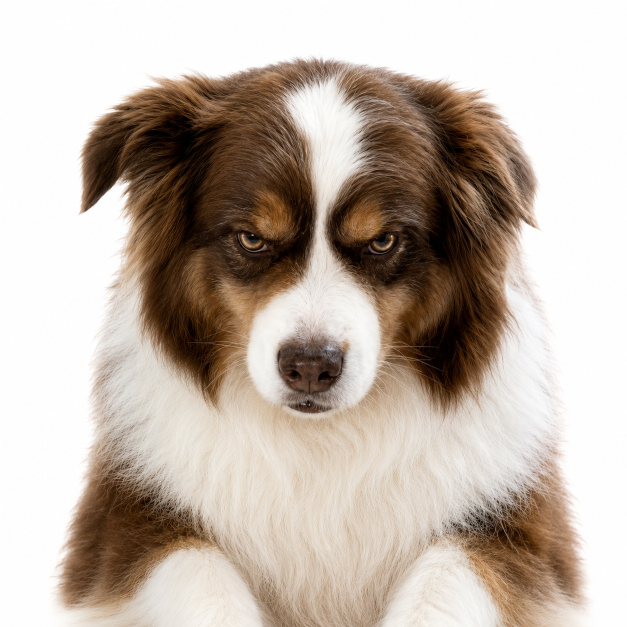
#> input picture memes/angry.png, 1254 x 1254 px, given in place of idle.png, which was not available (shown at 1/2 size)
$ python make_screenshots.py
#> lines starting #> are read from the running program, lines starting #| are printed output that depends on the picture; after the words box and inside, x2 and y2 are one past the last pixel; in counts of white or black regions, pixels touching at a corner belong together; pictures that were not available may be replaced by others from this repository, and a replacement may not be noted
#> in render_screenshot, meme is the input picture: shape (1254, 1254, 3); mean B, G, R 169.4, 179.9, 192.4
"""
Generate README screenshots — mock-up of the live UI without using anyone's webcam.
The webcam thumbnail is replaced by a neutral placeholder so screenshots don't include
the user's face.

Run from project root:
    python tools/make_screenshots.py
"""

from pathlib import Path

import cv2
import numpy as np

ROOT = Path(__file__).resolve().parent.parent
MEMES = ROOT / "memes"
OUT = ROOT / "docs" / "screenshots"


def composite_meme(canvas, meme_img, x, y, side):
#> called with x = 310, y = 30, side = 660
    img = cv2.resize(meme_img, (side, side), interpolation=cv2.INTER_AREA)
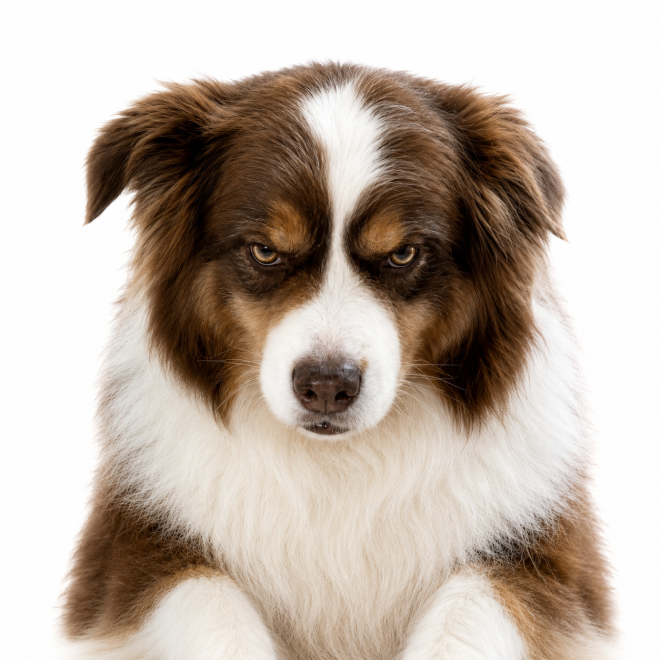
#> img: shape (660, 660, 3); mean B, G, R 169.4, 179.9, 192.4
    if img.shape[2] == 4:
        alpha = img[:, :, 3:4].astype(np.float32) / 255.0
        rgb = img[:, :, :3].astype(np.float32)
        roi = canvas[y:y + side, x:x + side].astype(np.float32)
        canvas[y:y + side, x:x + side] = (rgb * alpha + roi * (1 - alpha)).astype(np.uint8)
    else:
        canvas[y:y + side, x:x + side] = img
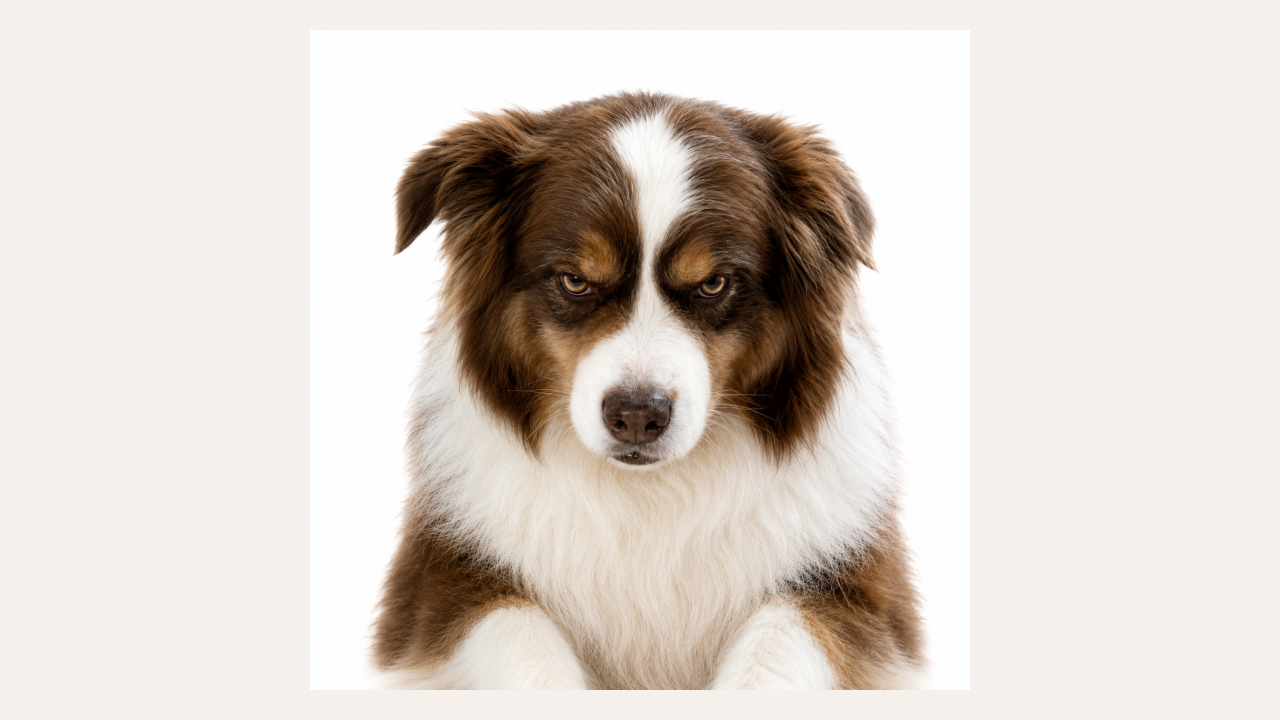
#> canvas: shape (720, 1280, 3); mean B, G, R 204, 211.6, 220.2


def render_screenshot(meme_name: str, label: str) -> np.ndarray:
    """Render a UI mock-up: full-window meme + webcam placeholder + bottom label."""
    w, h = 1280, 720
    canvas = np.full((h, w, 3), (235, 240, 245), dtype=np.uint8)

    meme = cv2.imread(str(MEMES / f"{meme_name}.png"), cv2.IMREAD_UNCHANGED)
    if meme is None:
        raise FileNotFoundError(MEMES / f"{meme_name}.png")
    side = min(w, h) - 60
    composite_meme(canvas, meme, (w - side) // 2, (h - side) // 2, side)

    # Webcam-placeholder block (no real footage).
    mw, mh = 280, 158
    margin = 22
    mx = w - mw - margin
    my = margin
    border = 4
    cv2.rectangle(canvas, (mx - border, my - border),
                  (mx + mw + border, my + mh + border), (255, 255, 255), -1)
#> canvas: shape (720, 1280, 3); 5.24% of pixels changed, all inside (x1, y1, x2, y2) = (974, 18, 1263, 185)
    canvas[my:my + mh, mx:mx + mw] = (130, 138, 150)
    cv2.putText(canvas, "your webcam", (mx + 62, my + mh // 2 + 6),
                cv2.FONT_HERSHEY_DUPLEX, 0.7, (225, 228, 235), 1, cv2.LINE_AA)
    cv2.rectangle(canvas, (mx - border, my - border),
                  (mx + mw + border, my + mh + border), (210, 210, 215), 1, cv2.LINE_AA)
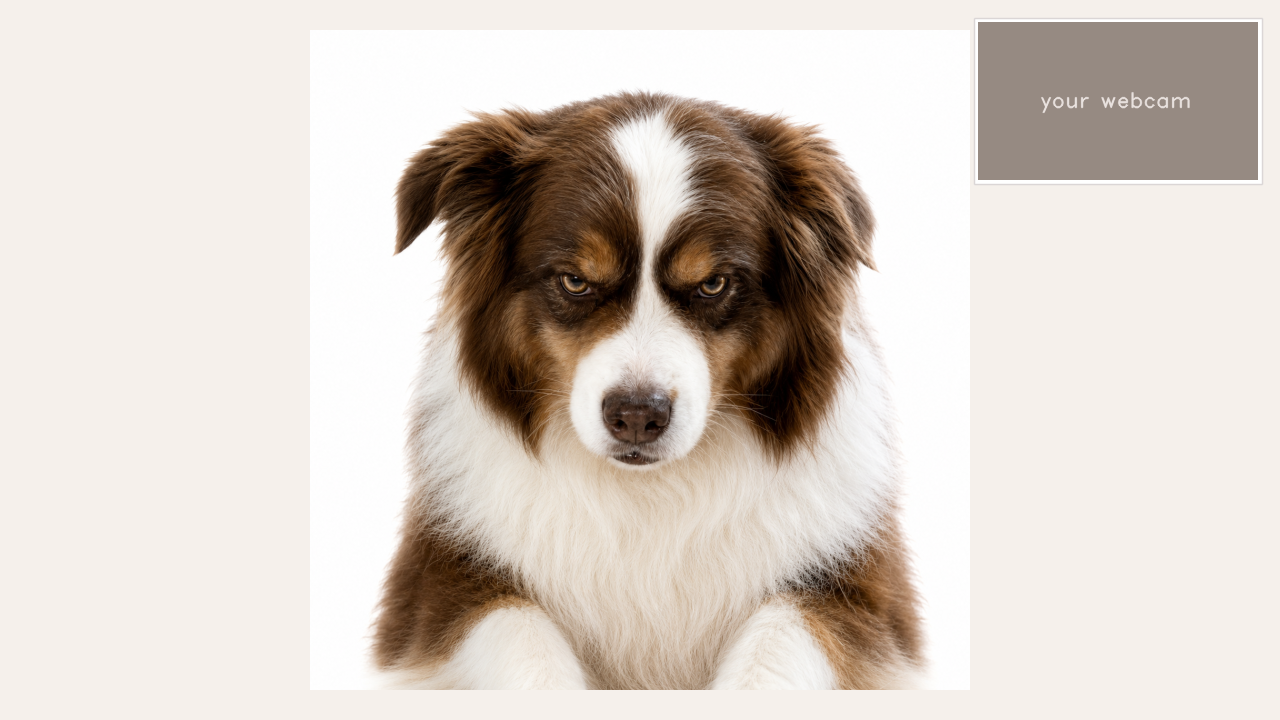
#> canvas: shape (720, 1280, 3); mean B, G, R 199, 206.8, 215.6

    if label:
        fscale = 1.1
        (tw, th), _ = cv2.getTextSize(label, cv2.FONT_HERSHEY_DUPLEX, fscale, 2)
        tx = (w - tw) // 2
        ty = h - 36
        cv2.putText(canvas, label, (tx, ty), cv2.FONT_HERSHEY_DUPLEX,
                    fscale, (255, 255, 255), 6, cv2.LINE_AA)
        cv2.putText(canvas, label, (tx, ty), cv2.FONT_HERSHEY_DUPLEX,
                    fscale, (60, 60, 70), 2, cv2.LINE_AA)
    return canvas


def make_gallery(meme_names, cols=5, tile=240, gap=12, pad=24) -> np.ndarray:
    """Grid of meme thumbnails — used as the 'detectable events' gallery in the README."""
    rows = (len(meme_names) + cols - 1) // cols
    w = pad * 2 + cols * tile + (cols - 1) * gap
    h = pad * 2 + rows * (tile + 32) + (rows - 1) * gap
    canvas = np.full((h, w, 3), (245, 246, 250), dtype=np.uint8)

    for i, name in enumerate(meme_names):
        r, c = divmod(i, cols)
        x = pad + c * (tile + gap)
        y = pad + r * (tile + 32 + gap)
        img = cv2.imread(str(MEMES / f"{name}.png"), cv2.IMREAD_UNCHANGED)
        if img is None:
            cv2.rectangle(canvas, (x, y), (x + tile, y + tile), (220, 220, 225), -1)
        else:
            composite_meme(canvas, img, x, y, tile)
        label = name.replace("_", " ").title()
        (tw, _), _ = cv2.getTextSize(label, cv2.FONT_HERSHEY_DUPLEX, 0.55, 1)
        cv2.putText(canvas, label, (x + (tile - tw) // 2, y + tile + 22),
                    cv2.FONT_HERSHEY_DUPLEX, 0.55, (60, 60, 70), 1, cv2.LINE_AA)
    return canvas


def main():
    OUT.mkdir(parents=True, exist_ok=True)

    # Three UI mock-ups: idle, a hand gesture, a face expression.
    cv2.imwrite(str(OUT / "ui-idle.png"),     render_screenshot("idle", ""))
    cv2.imwrite(str(OUT / "ui-gesture.png"),  render_screenshot("thumbs_up", "Thumbs Up"))
#> call 2 of render_screenshot, with meme_name = 'thumbs_up', label = 'Thumbs Up'
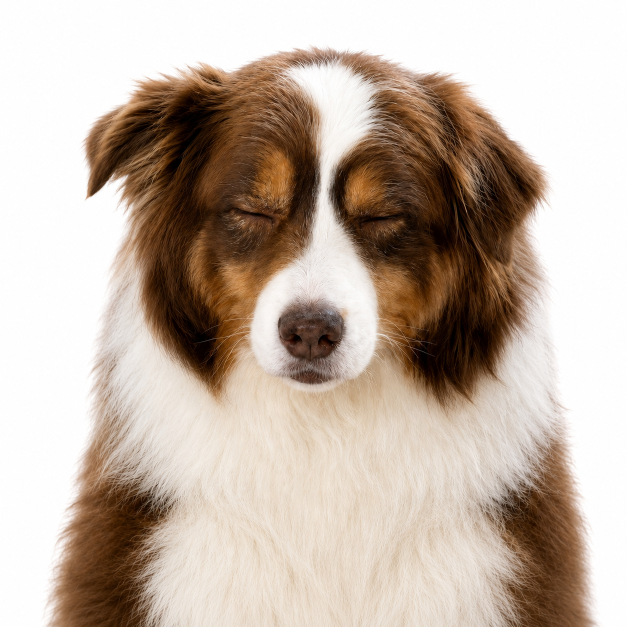
#> input picture memes/blink.png, 1254 x 1254 px, given in place of thumbs_up.png, which was not available (shown at 1/2 size)
#> in render_screenshot, meme is the input picture: shape (1254, 1254, 3); mean B, G, R 166.1, 178.5, 193.9
#> call 2 of composite_meme, with x = 310, y = 30, side = 660
#> in composite_meme (call 2), `img = cv2.resize(meme_img, (side, side), interpolation=cv2.INTER_AREA)`:
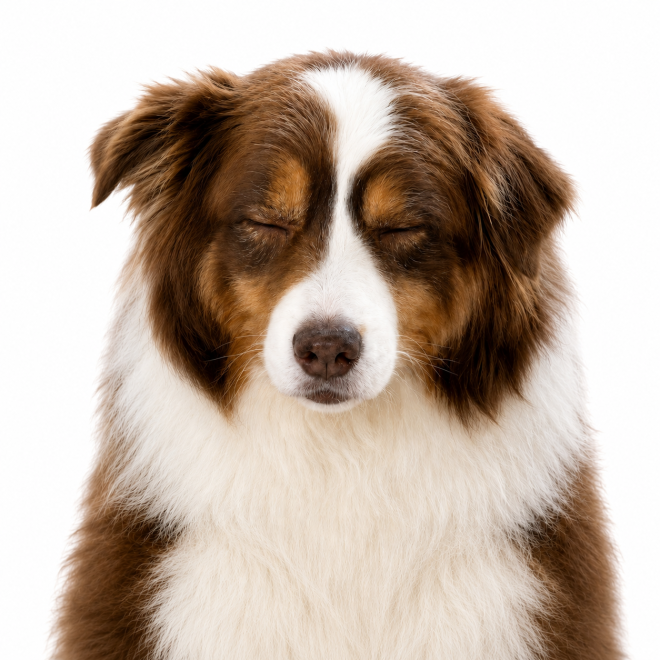
#> img: shape (660, 660, 3); mean B, G, R 166.1, 178.5, 193.9
#> in composite_meme (call 2), `canvas[y:y + side, x:x + side] = img`:
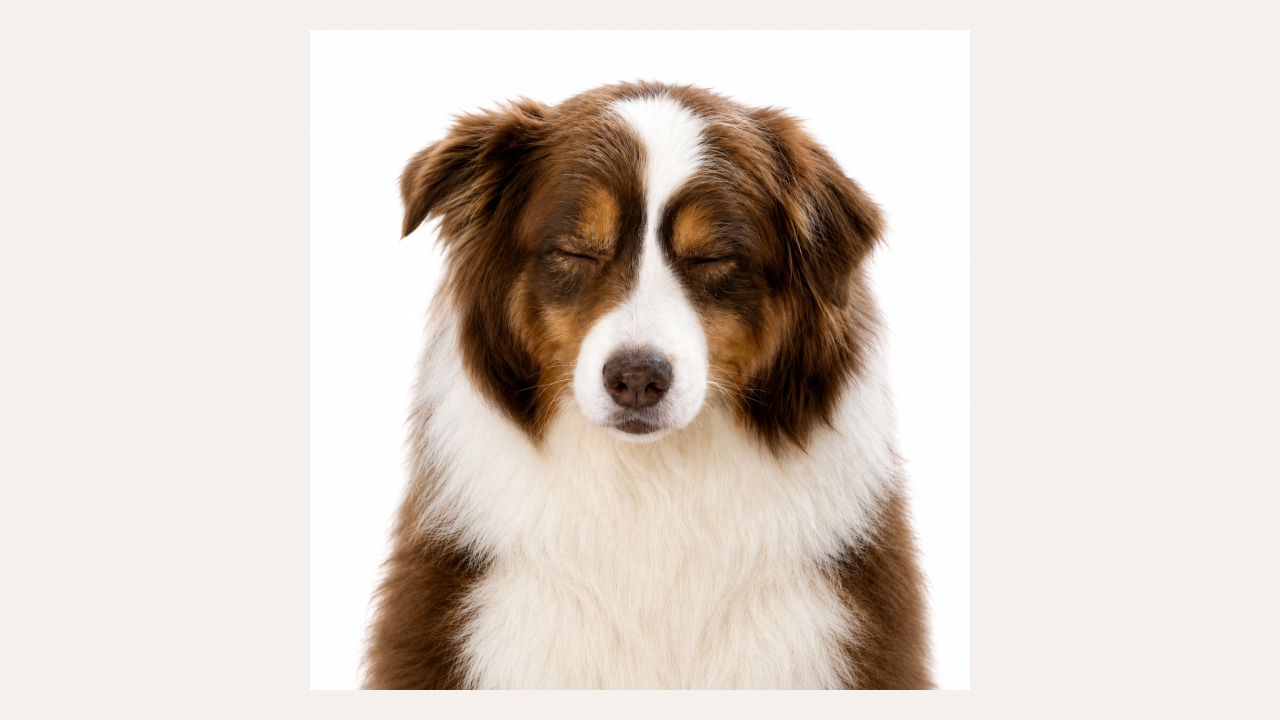
#> canvas: shape (720, 1280, 3); mean B, G, R 202.4, 211, 220.8
    cv2.imwrite(str(OUT / "ui-face.png"),     render_screenshot("laugh", "Laugh"))
#> call 3 of render_screenshot, with meme_name = 'laugh', label = 'Laugh'
#> in render_screenshot (call 3), `cv2.putText(canvas, label, (tx, ty), cv2.FONT_HERSHEY_DUPLEX, fscale, ..`:
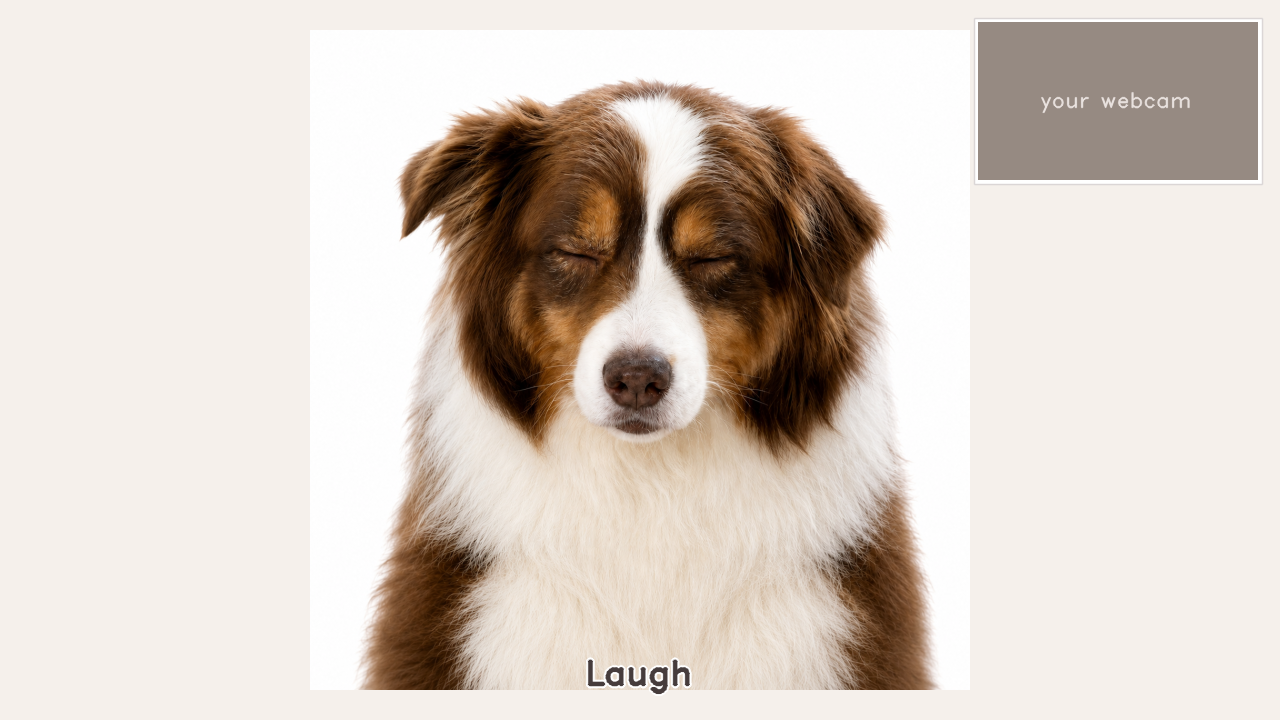
#> canvas: shape (720, 1280, 3); mean B, G, R 197.4, 206, 216.1
    cv2.imwrite(str(OUT / "ui-combo.png"),    render_screenshot("heart", "Heart"))

    # Meme gallery — grouped by category for the README.
    cv2.imwrite(str(OUT / "gallery-hands.png"), make_gallery([
        "thumbs_up", "thumbs_down", "open_palm", "fist", "point",
        "peace", "ok", "rock", "call_me", "three",
        "middle_finger", "finger_heart",
    ], cols=6, tile=200))
    cv2.imwrite(str(OUT / "gallery-combos.png"), make_gallery(
        ["heart", "clap"], cols=2, tile=240))
    cv2.imwrite(str(OUT / "gallery-faces.png"), make_gallery([
        "smile", "laugh", "sad", "angry", "surprised", "kiss",
        "wink", "blink", "tongue_out", "cheek_puff", "eyebrow_raise", "neutral",
    ], cols=6, tile=200))

    print(f"Wrote screenshots to {OUT}")
    for p in sorted(OUT.glob("*.png")):
        print(f"  {p.relative_to(ROOT)}")


if __name__ == "__main__":
#> (the run stopped early here; a loop or call above may not have finished)
